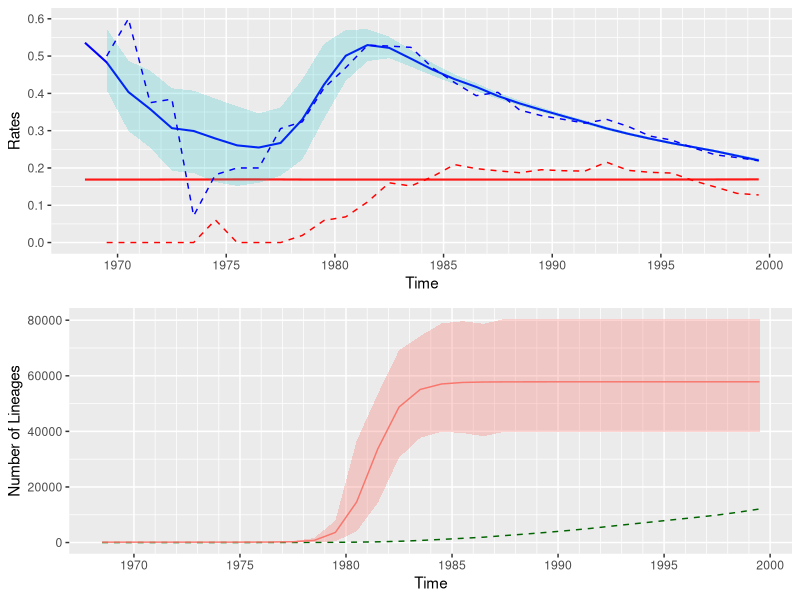

Source code (R):
library('ggplot2')
library('gridExtra')

time=c(1968.5, 1969.5,1970.5,1971.5,1972.5,1973.5,1974.5,1975.5,1976.5,1977.5,1978.5,1979.5,1980.5,1981.5,1982.5,1983.5,1984.5,1985.5,1986.5,1987.5,1988.5,1989.5,1990.5,1991.5,1992.5,1993.5,1994.5,1995.5,1996.5,1997.5,1998.5,1999.5)
net_diversity=c(1.0, 2.0,5.0,8.0,13.0,14.0,16.5,20.0,25.0,36.0,52.5,84.5,145.0,266.5,455.5,758.5,1130.0,1525.5,1937.0,2517.0,3081.5,3688.0,4345.5,5063.0,5889.5,6689.5,7471.5,8269.5,9044.0,9883.5,10914.0,12074.5)
emp_birth=c(NA, 0.5,0.6,0.375,0.38461538461538464,0.07142857142857142,0.18181818181818182,0.2,0.2,0.3055555555555556,0.3238095238095238,0.41420118343195267,0.4689655172413793,0.5290806754221389,0.5268935236004391,0.5234014502307185,0.46814159292035395,0.429367420517863,0.3939081053175013,0.4028605482717521,0.355346422196982,0.34029284164859,0.330456794384996,0.32016590953979857,0.33041854147211136,0.31123402346961654,0.28548484240112426,0.27474454320091907,0.25375939849624063,0.23534173116810847,0.2278724573941726,0.21955360470412855)
emp_death=c(NA, 0.0,0.0,0.0,0.0,0.0,0.06060606060606061,0.0,0.0,0.0,0.01904761904761905,0.05917159763313609,0.06896551724137931,0.10881801125703565,0.1602634467618002,0.15161502966381016,0.17699115044247787,0.20911176663389053,0.1982447083118224,0.19229241160111243,0.18724647087457408,0.19522776572668113,0.19261304798066967,0.19158601619593127,0.2154682061295526,0.19358696464608716,0.18831559927725355,0.1863474212467501,0.16585581601061478,0.14903627257550464,0.1319406267179769,0.1276243322704874)
birth_rate=c(0.5358958000236308, 0.4832384982170693,0.40372909973590704,0.3579693680928363,0.3067757862667026,0.2991285489707252,0.2790050142438958,0.2606043310376542,0.25481460882582824,0.2670169663179971,0.3300671144762468,0.4235848446374238,0.5009781562327041,0.529590378921601,0.522026751174711,0.493059904340948,0.4634190837423378,0.4382795378546527,0.4173702921263556,0.3929748531059767,0.3730997419542647,0.35560902141818473,0.3391661391960802,0.3228300191408332,0.3060754098592907,0.2914863024444249,0.27850577176777974,0.26656020955611864,0.2559304582505522,0.2449986460030167,0.23271247590391658,0.22034589895041454)
birth_minHPD=c(0.461522018984, 0.408911455101,0.299287569705,0.254557157341,0.19226057812,0.18624480549699998,0.162243762147,0.15175242931,0.160112325129,0.179492732509,0.222416532751,0.33244925136500003,0.433458594639,0.48641087531099997,0.49452457308700004,0.471101529843,0.447418680822,0.42461917345899997,0.40662091547,0.385213629158,0.366995048957,0.349909050717,0.333461778016,0.317716027638,0.301505117284,0.287571436531,0.274625501025,0.262699617162,0.252347792513,0.241502103871,0.228322104351,0.215146726122)
birth_maxHPD=c(0.618736834925, 0.5736529199970001,0.487512425157,0.460939163601,0.413724351586,0.407368494747,0.38589753634900004,0.365405927783,0.346415025044,0.36237841468000004,0.437418360926,0.5329028343500001,0.570101614627,0.572077296326,0.5519332015339999,0.51635949654,0.481067811355,0.45107695919699997,0.427621117525,0.401990698164,0.381194645261,0.362497174234,0.344827285759,0.328163337103,0.31099785320900003,0.296299501231,0.282596514387,0.269968428443,0.25944015106699997,0.249000623692,0.237002053921,0.226099903037)
death_rate=c(0.16888056493906148, 0.1688807365230632,0.16888512576149223,0.16890550543610278,0.16903005615639694,0.16906599134920008,0.16920344618418012,0.1693540691817523,0.16932971878611197,0.16919594461422027,0.16895490382938078,0.16888439002039812,0.168880660481168,0.1688805666107959,0.16888056338977542,0.1688805956045785,0.16888070259329183,0.1688809525206784,0.1688814251753054,0.16888265411086087,0.1688847635739284,0.16888820807695293,0.1688938337004587,0.1689032843257858,0.16891961706046074,0.16894267013574826,0.16897386551170238,0.16901562755772315,0.16906759862638915,0.1691410746212708,0.16925708981810014,0.16942379022136836)
death_minHPD=c(0.16619005257000002, 0.16619005460300001,0.166190112709,0.166173543389,0.166191943116,0.166066593987,0.16638723897500002,0.166299598072,0.16609717811,0.16674392300000002,0.166147507807,0.166190218656,0.166190063999,0.16619005565199998,0.166190056925,0.16619007037,0.166190120503,0.166190249929,0.166190511723,0.16619122978700002,0.16628646386499998,0.166292959982,0.16629895701199998,0.166301844608,0.166234878678,0.16625762808800001,0.1662695668,0.166491708431,0.16654712386,0.166594547962,0.166813514306,0.16700507719399998)
death_maxHPD=c(0.171481539509, 0.171481557681,0.17148214143100002,0.171449435471,0.17158721135000002,0.171576366226,0.17224833689,0.17240968083799998,0.172023771188,0.172305028483,0.171485072779,0.171481764114,0.17148155746100002,0.17148154431499998,0.171481546406,0.171481569925,0.171481659612,0.171481899294,0.17148240042500001,0.171483822642,0.171579535121,0.171584577824,0.171592557948,0.17160550033500002,0.171549541698,0.171565056714,0.17158551367,0.17181145763099998,0.17184614973499998,0.171910637364,0.17211332366999998,0.17231835640299997)
niche=c(153.81998351970165, 153.82530401133204,153.84059681425256,153.88621759840066,154.02829753701786,154.49300900097407,156.09886457966113,161.99927252297562,185.24527375313045,284.9130101875026,773.5395134738071,3651.585661386354,14572.356202132132,33726.46773804045,48745.049502945694,55086.16270126435,57051.08564326301,57606.84872070284,57764.0796583724,57809.93452445893,57823.836518639386,57828.22115545176,57829.65662489965,57830.14277283921,57830.31243192861,57830.37320827494,57830.39547511213,57830.40379136645,57830.40694859082,57830.408164035965,57830.40863755248,57830.40882391602)
niche_minHPD=c(42.8430575523, 42.8468540411,42.8606310211,42.9106259039,43.09205031810001,43.5107553371,36.0017517531,48.948389853500004,62.228279980100005,107.60558163200001,185.81150662299999,429.721242282,4022.82983516,14213.5357604,30547.1104528,37670.6465417,39845.2964509,39427.3329726,38244.5848096,39953.63969709999,39953.6404125,39953.64046730001,39953.640471599996,39953.640471900006,39953.640471900006,39953.640471900006,39953.640471900006,39953.640471900006,39953.640471900006,39953.640471900006,39953.640471900006,39953.640471900006)
niche_maxHPD=c(360.649373799, 360.649394013,360.64951824400003,360.650281727,360.654973859,360.683810224,350.547735216,358.018203751,371.66367509599996,554.4831693919999,1636.35934707,7900.14504724,36550.1386318,53452.3269823,69160.0802875,74304.51112060001,78827.6887687,79646.87780560002,78696.9677661,80493.6172173,80502.7298823,80504.7329118,80505.17314410002,80505.26989750001,80505.29116169999,80505.295835,80505.2968621,80505.29708789999,80505.2971375,80505.2971484,80505.2971508,80505.29715130001)

rates.dat<-data.frame(time,net_diversity,emp_birth,emp_death,birth_rate,birth_minHPD,birth_maxHPD,death_rate,death_minHPD,death_maxHPD,niche,niche_minHPD,niche_maxHPD)

rate_plot<-ggplot(rates.dat, aes(time,birth_rate)) +
    geom_line(size=.7,col='blue') +
    geom_line(aes(time,death_rate),col='red',size=.7) +
     scale_color_manual(values = c('blue','red')) +
    scale_x_continuous(breaks=seq(time[1]-time[1]%%-5,time[length(time)]-time[length(time)]%%-5,5),minor_breaks=seq(time[1]-time[1]%%-5,time[length(time)]-time[length(time)]%%-5,1)) +
    scale_y_continuous(breaks=seq(0.0,0.6000000000000001,.1),limits = c(0.0,0.6000000000000001)) + 
    geom_ribbon(aes_string(ymin=birth_minHPD,ymax=birth_maxHPD,fill=shQuote('red')),alpha=.2,col=NA)+ 
    geom_ribbon(aes_string(ymin=death_minHPD,ymax=death_maxHPD,fill=shQuote('blue')),alpha=.2,col=NA)+
    geom_line(aes(time,emp_birth,col='eb'),size=.5,linetype = 'dashed')+
    geom_line(aes(time,emp_death,col='ed'),size=.5,linetype = 'dashed')+
    theme(legend.position = 'none')+
    labs(x='Time',y='Rates')


div_plot<-ggplot(rates.dat,aes(time,net_diversity))+
      geom_line(aes(time,net_diversity,col='Net Diversity'),col='dark green',size=.5,linetype = 'dashed')+
      geom_line(aes(time,niche,col='Carrying Capacity'),size=.5) +
    scale_x_continuous(breaks=seq(time[1]-time[1]%%-5,time[length(time)]-time[length(time)]%%-5,5),minor_breaks=seq(time[1]-time[1]%%-5,time[length(time)]-time[length(time)]%%-5,1)) +
      geom_ribbon(aes(ymin=niche_minHPD,ymax=niche_maxHPD,fill='Carrying Capacity'),alpha=.30,col=NA) +
      theme(legend.position = 'none')+
      labs(x='Time',y='Number of Lineages')
fig<-grid.arrange(rate_plot,div_plot,nrow = 2,ncol=1)
ggsave(file='example_data/metal_bands/single_run/DD_Rate/DDRate_plot.pdf', plot=fig)
